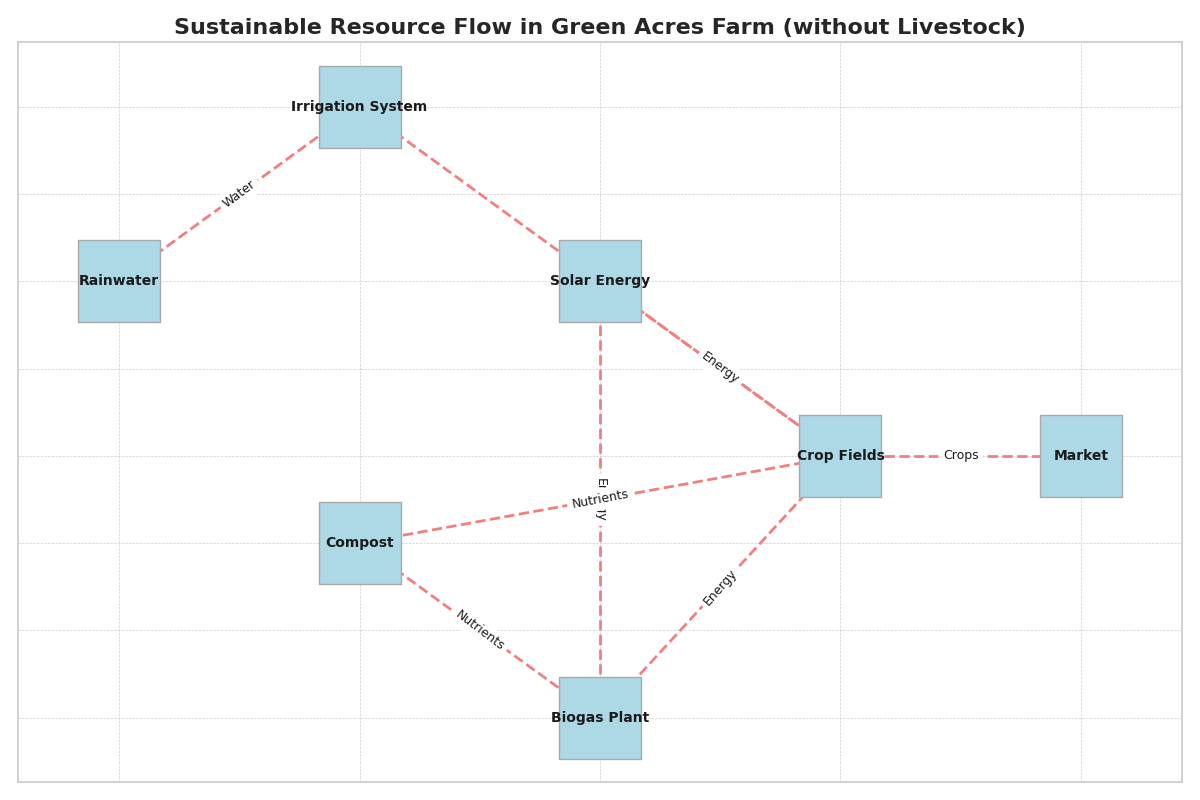

Write Python code to recreate this figure.
import matplotlib.pyplot as plt
import networkx as nx

G = nx.Graph()

nodes = [
    "Rainwater", "Solar Energy", "Compost", "Crop Fields", 
    "Irrigation System", "Biogas Plant", "Market"
]

G.add_nodes_from(nodes)

edges = [
    ("Rainwater", "Irrigation System"),
    ("Solar Energy", "Biogas Plant"),
    ("Solar Energy", "Crop Fields"),
    ("Compost", "Crop Fields"),
    ("Compost", "Biogas Plant"),
    ("Crop Fields", "Market"),
    ("Irrigation System", "Crop Fields"),
    ("Biogas Plant", "Crop Fields")
]

G.add_edges_from(edges)

pos = {
    "Rainwater": (0, 3),
    "Solar Energy": (2, 3),
    "Compost": (1, 1.5),
    "Crop Fields": (3, 2),
    "Irrigation System": (1, 4),
    "Biogas Plant": (2, 0.5),
    "Market": (4, 2),
}

plt.figure(figsize=(12, 8))
nx.draw_networkx_nodes(G, pos, node_size=3500, node_color='lightblue', edgecolors='darkgray', node_shape='s')
nx.draw_networkx_edges(G, pos, edgelist=edges, edge_color='lightcoral', style='dashed', width=2)
nx.draw_networkx_labels(G, pos, font_size=10, font_weight='bold')

edge_labels = {
    ("Rainwater", "Irrigation System"): "Water",
    ("Solar Energy", "Biogas Plant"): "Energy",
    ("Solar Energy", "Crop Fields"): "Energy",
    ("Compost", "Crop Fields"): "Nutrients",
    ("Compost", "Biogas Plant"): "Nutrients",
    ("Crop Fields", "Market"): "Crops",
    ("Irrigation System", "Crop Fields"): "Water",
    ("Biogas Plant", "Crop Fields"): "Energy"
}

nx.draw_networkx_edge_labels(G, pos, edge_labels=edge_labels, font_size=9)

plt.title('Sustainable Resource Flow in Green Acres Farm (without Livestock)', fontsize=16, fontweight='bold')
plt.grid(linestyle='--', linewidth=0.5)
plt.tight_layout()
plt.show()
